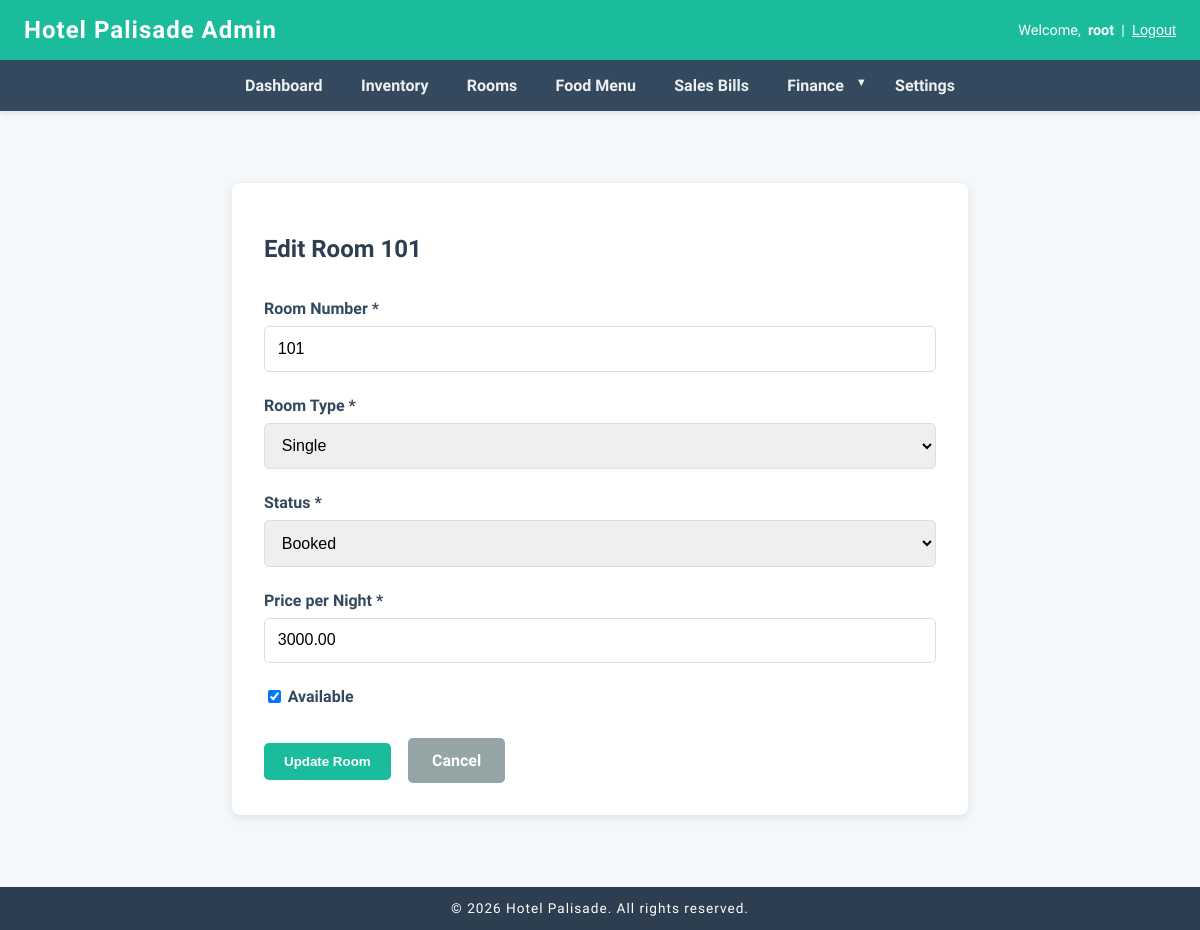
Screenshot of /dashboard/rooms/1/update/ (signed in) with the database file from the repository.
### rooms/models.py (models this page shows, shortened)
class Room(models.Model):
	ROOM_TYPES = [
		("single", "Single"),
		("double", "Double"),
		("suite", "Suite"),
	]
	STATUS_CHOICES = [
		("available", "Available"),
		("booked", "Booked"),
		("occupied", "Occupied"),
		("maintenance", "Maintenance"),
	]
	number = models.CharField(max_length=10, unique=True)
	room_type = models.CharField(max_length=10, choices=ROOM_TYPES)
	status = models.CharField(max_length=15, choices=STATUS_CHOICES, default="available")
	is_available = models.BooleanField(default=True)
	price_per_night = models.DecimalField(max_digits=8, decimal_places=2)

### dashboard/views.py (the view)
# urls.py: path('rooms/<int:pk>/update/', views.room_update, name='room_update'),
@login_required(login_url='login')
def room_update(request, pk):
	room = get_object_or_404(Room, pk=pk)
	if request.method == 'POST':
		form = RoomForm(request.POST, instance=room)
		if form.is_valid():
			form.save()
			return redirect('/dashboard/rooms/')
	else:
		form = RoomForm(instance=room)
	return render(request, 'dashboard/rooms/update.html', {'form': form, 'room': room})

### dashboard/views.py
class RoomForm(forms.ModelForm):
	class Meta:
		model = Room
		fields = ['number', 'room_type', 'status', 'is_available', 'price_per_night']

### dashboard/templates/dashboard/rooms/update.html (shortened to what this page needs)
{% extends 'base.html' %}
{% block content %}
<div class="container">
    <div class="form-container">
        <h2>Edit Room {{ room.number }}</h2>
        <form method="post">
            <div class="form-group">
                <label for="id_number">Room Number *</label>
                {{ form.number }}
            </div>
            <div class="form-group">
                <label for="id_room_type">Room Type *</label>
                {{ form.room_type }}
            </div>
            <div class="form-group">
                <label for="id_status">Status *</label>
                {{ form.status }}
            </div>
            <div class="form-group">
                <label for="id_price_per_night">Price per Night *</label>
                {{ form.price_per_night }}
            </div>
            <div class="form-group checkbox-group">
                {{ form.is_available }}
                <label for="id_is_available" style="margin-bottom: 0;">Available</label>
            </div>
            <div class="button-group">
                <button type="submit" class="btn">Update Room</button>
                <a href="{% url 'room_list' %}" class="btn btn-secondary">Cancel</a>
            </div>
        </form>
    </div>
</div>
{% endblock %}

### dashboard/templates/base.html (shortened to what this page needs)
<!DOCTYPE html>
<html lang="en">
<head>
</head>
<body>
    <header>
        <h1>Hotel Palisade Admin</h1>
        <div class="user-info">
            {% if user.is_authenticated %}
                Welcome, <strong>{{ user.username }}</strong> |
                <form method="post" action="{% url 'logout' %}" style="display: inline;">
                    <button type="submit">Logout</button>
                </form>
            {% else %}
                <a href="{% url 'login' %}" style="color:#fff;text-decoration:underline;">Login</a>
            {% endif %}
        </div>
    </header>
    <nav>
        <ul id="navMenu">
            <li><a href="{% url 'dashboard' %}">Dashboard</a></li>
            <li><a href="{% url 'inventory_list' %}">Inventory</a></li>
            <li><a href="{% url 'room_list' %}">Rooms</a></li>
            <li><a href="{% url 'food_item_list' %}">Food Menu</a></li>
            <li><a href="{% url 'sales_bill_list' %}">Sales Bills</a></li>
            <li class="dropdown">
                <a href="#" class="dropdown-toggle" onclick="toggleDropdown(event)">Finance</a>
            </li>
            <li><a href="{% url 'settings' %}">Settings</a></li>
        </ul>
    </nav>
    <main>
        {% block content %}{% endblock %}
    </main>
    <footer>
        &copy; {{ year|default:2026 }} Hotel Palisade. All rights reserved.
    </footer>
</body>
</html>

### dashboard/templates/base.html (style rules this page uses)
* { box-sizing: border-box; }
body { margin: 0; padding: 0; background: #f4f8fb; font-family: 'Segoe UI', Arial, sans-serif; color: #2c3e50; }
header { background: #1abc9c; color: #fff; padding: 1em 1.5em; box-shadow: 0 2px 8px rgba(44,62,80,0.08); display: flex; align-items: center; justify-content: space-between; flex-wrap: wrap; gap: 1em; }
header h1 { margin: 0; font-size: 1.5em; letter-spacing: 1px; }
.user-info { font-size: 0.9em; display: flex; align-items: center; gap: 0.5em; flex-wrap: wrap; }
.user-info button { background: none; border: none; color: #fff; text-decoration: underline; cursor: pointer; font-size: 1em; padding: 0; }
nav { background: #34495e; padding: 0; box-shadow: 0 2px 5px rgba(0,0,0,0.1); position: relative; }
nav ul { list-style: none; margin: 0; padding: 0; display: flex; justify-content: center; flex-wrap: wrap; }
nav li { margin: 0; }
nav a { display: block; padding: 1em 1.2em; color: #ecf0f1; text-decoration: none; transition: background 0.3s; font-weight: 600; white-space: nowrap; }
.dropdown { position: relative; }
.dropdown-toggle { cursor: pointer; position: relative; padding-right: 2em !important; }
.dropdown-toggle::after { content: '▼'; position: absolute; right: 0.8em; font-size: 0.7em; }
main { min-height: 80vh; padding: 0.5em; }
footer { background: #2c3e50; color: #fff; text-align: center; padding: 1em; font-size: 0.85em; letter-spacing: 1px; }

### dashboard/templates/dashboard/rooms/update.html (style rules this page uses)
.container { max-width: 800px; margin: 2em auto; padding: 2em; }
.form-container { background: #fff; border-radius: 8px; padding: 2em; box-shadow: 0 2px 10px rgba(0,0,0,0.1); }
h2 { color: #2c3e50; margin-bottom: 1.5em; }
.form-group { margin-bottom: 1.5em; }
label { display: block; margin-bottom: 0.5em; color: #34495e; font-weight: 600; }
input[type="text"], input[type="number"], select, textarea { width: 100%; padding: 0.8em; border: 1px solid #ddd; border-radius: 5px; font-size: 1em; box-sizing: border-box; }
.checkbox-group { display: flex; align-items: center; }
.checkbox-group input[type="checkbox"] { width: auto; margin-right: 0.5em; }
.btn { display: inline-block; padding: 0.8em 1.5em; background: #1abc9c; color: #fff; text-decoration: none; border-radius: 5px; transition: background 0.3s; font-weight: 600; border: none; cursor: pointer; margin-right: 1em; }
.btn-secondary { background: #95a5a6; }
.button-group { margin-top: 2em; }

### rows the page displays
Room: number "101", room_type "Single", status "Booked", price_per_night "3000.00", is_available "☑"

### other values shown
{{ user.username }} "root"
{{ year|default:2026 }} "2026"
